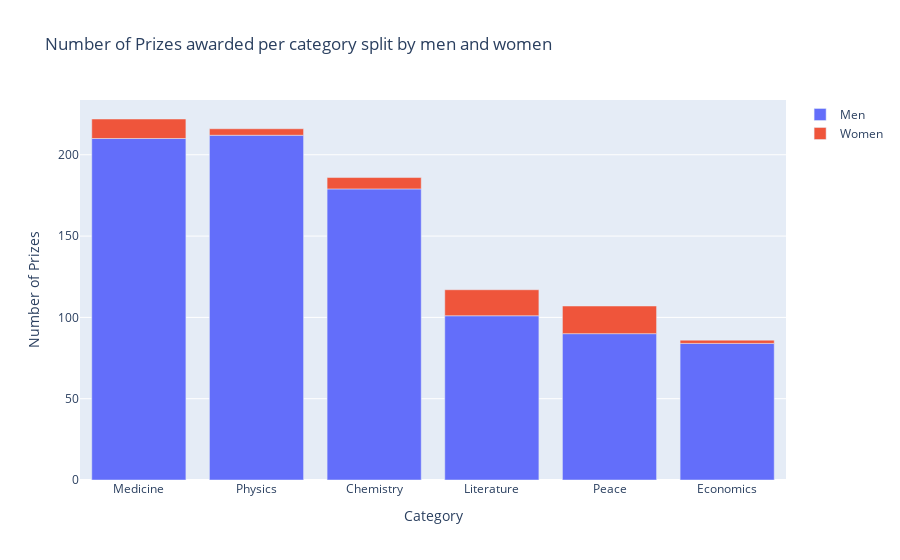

The notebook cell this image was saved under:
### Code cell
fig = px.bar(
    df_men_vs_women, 
    x=df_men_vs_women.index, 
    y=["Men", "Women"], 
    title="Number of Prizes awarded per category split by men and women"
)

fig.update_layout(xaxis_title='Category',
                    yaxis_title='Number of Prizes',
                    legend_title="",
                    xaxis={'categoryorder':'total descending'}
                 )

fig.show()

### Figure 1 — Plotly figure (JSON) as saved in the notebook; plotly's stock layout.template omitted (floating-point values rounded to 4 significant figures)
{"data": [{"alignmentgroup": "True", "hovertemplate": "variable=Men<br>category=%{x}<br>value=%{y}<extra></extra>", "legendgroup": "Men", "marker": {"color": "#636efa", "pattern": {"shape": ""}}, "name": "Men", "offsetgroup": "Men", "orientation": "v", "showlegend": true, "textposition": "auto", "type": "bar", "x": ["Chemistry", "Economics", "Literature", "Medicine", "Peace", "Physics"], "xaxis": "x", "y": [179, 84, 101, 210, 90, 212], "yaxis": "y"}, {"alignmentgroup": "True", "hovertemplate": "variable=Women<br>category=%{x}<br>value=%{y}<extra></extra>", "legendgroup": "Women", "marker": {"color": "#EF553B", "pattern": {"shape": ""}}, "name": "Women", "offsetgroup": "Women", "orientation": "v", "showlegend": true, "textposition": "auto", "type": "bar", "x": ["Chemistry", "Economics", "Literature", "Medicine", "Peace", "Physics"], "xaxis": "x", "y": [7, 2, 16, 12, 17, 4], "yaxis": "y"}], "layout": {"barmode": "relative", "legend": {"title": {"text": ""}, "tracegroupgap": 0}, "title": {"text": "Number of Prizes awarded per category split by men and women"}, "xaxis": {"anchor": "y", "categoryorder": "total descending", "domain": [0, 1], "title": {"text": "Category"}}, "yaxis": {"anchor": "x", "domain": [0, 1], "title": {"text": "Number of Prizes"}}}}
